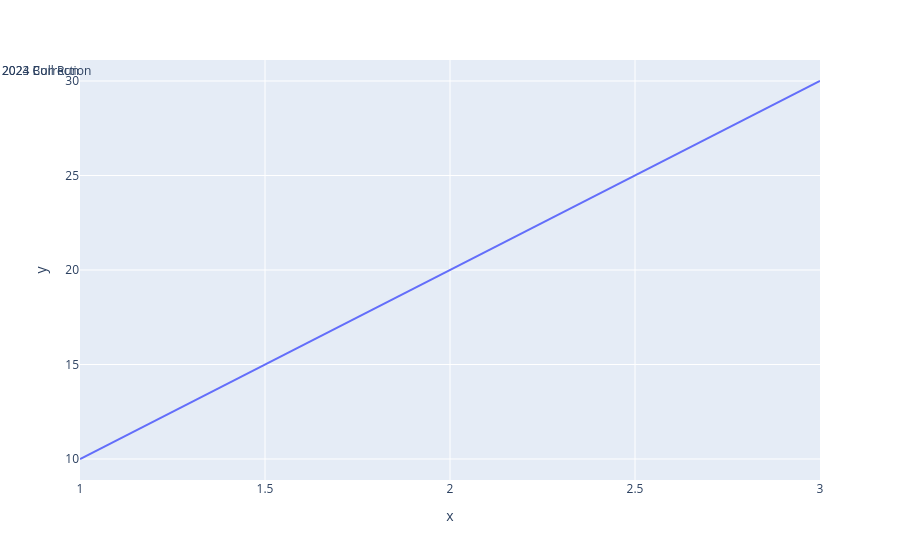

This figure's notebook cell:
### Code cell
fig.add_vrect(
    x0="2023-01-01",
    x1="2023-12-31",
    fillcolor="green",
    opacity=0.15,
    annotation_text="2023 Bull Run",
    line_width=0
)

fig.show()

### Figure 1 — Plotly figure (JSON) as saved in the notebook; plotly's stock layout.template omitted (floating-point values rounded to 4 significant figures)
{"data": [{"hovertemplate": "x=%{x}<br>y=%{y}<extra></extra>", "legendgroup": "", "line": {"color": "#636efa", "dash": "solid"}, "marker": {"symbol": "circle"}, "mode": "lines", "name": "", "orientation": "v", "showlegend": false, "type": "scatter", "x": [1, 2, 3], "xaxis": "x", "y": [10, 20, 30], "yaxis": "y"}], "layout": {"annotations": [{"showarrow": false, "text": "2024 Correction", "x": "2024-12-31", "xanchor": "right", "xref": "x", "y": 1, "yanchor": "top", "yref": "y domain"}, {"showarrow": false, "text": "2023 Bull Run", "x": "2023-12-31", "xanchor": "right", "xref": "x", "y": 1, "yanchor": "top", "yref": "y domain"}], "legend": {"tracegroupgap": 0}, "margin": {"t": 60}, "shapes": [{"fillcolor": "red", "line": {"width": 0}, "opacity": 0.15, "type": "rect", "x0": "2024-01-01", "x1": "2024-12-31", "xref": "x", "y0": 0, "y1": 1, "yref": "y domain"}, {"fillcolor": "green", "line": {"width": 0}, "opacity": 0.15, "type": "rect", "x0": "2023-01-01", "x1": "2023-12-31", "xref": "x", "y0": 0, "y1": 1, "yref": "y domain"}], "xaxis": {"anchor": "y", "domain": [0, 1], "title": {"text": "x"}}, "yaxis": {"anchor": "x", "domain": [0, 1], "title": {"text": "y"}}}}
